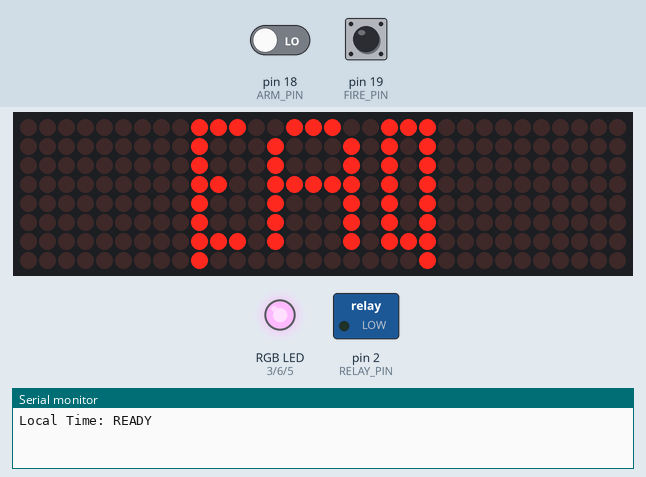
The sketch below on a simulated Arduino Nano, built with avr-gcc and run on an emulated ATmega328P. On the bench: 32×8 LED matrix, switched loads named in the sketch (green lamp = pin HIGH), an RGB LED mixed from three pins (HIGH = lit), the last lines printed to the serial monitor. The inputs (shaded band) are chosen by the test bench; at power-on: pin 18 (ARM_PIN) LOW, pin 19 (FIRE_PIN) HIGH.

Above: at 2.21 s.
2.3 s: pin 18 (ARM_PIN) driven HIGH
At 2.46 s:
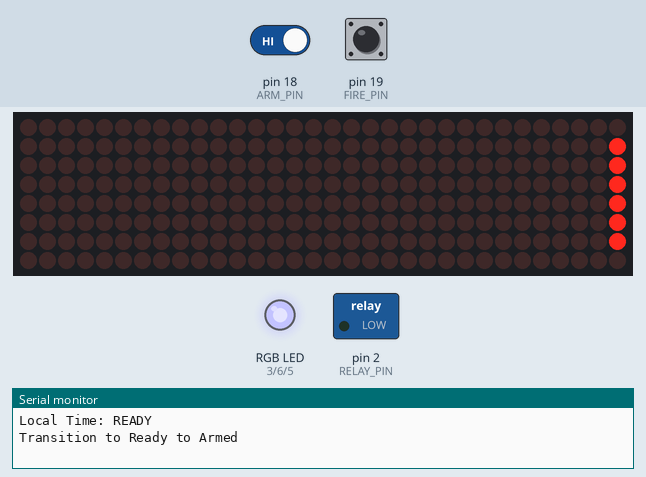
4.0 s: pin 19 (FIRE_PIN) pulled LOW for 3.2 s
At 5.93 s:
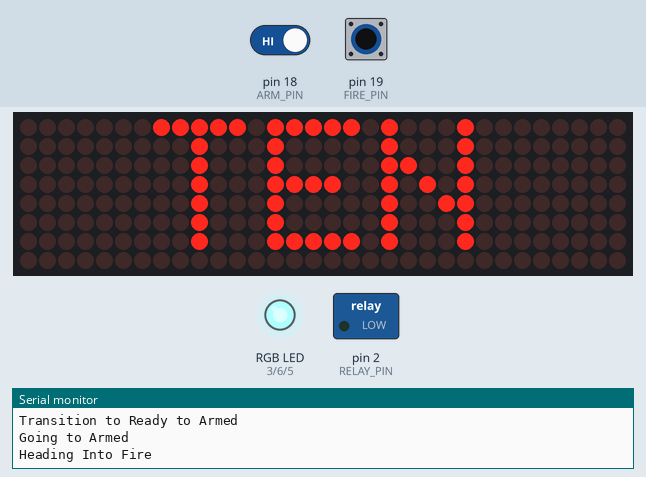
7.8 s: pin 18 (ARM_PIN) driven LOW
At 8.11 s:
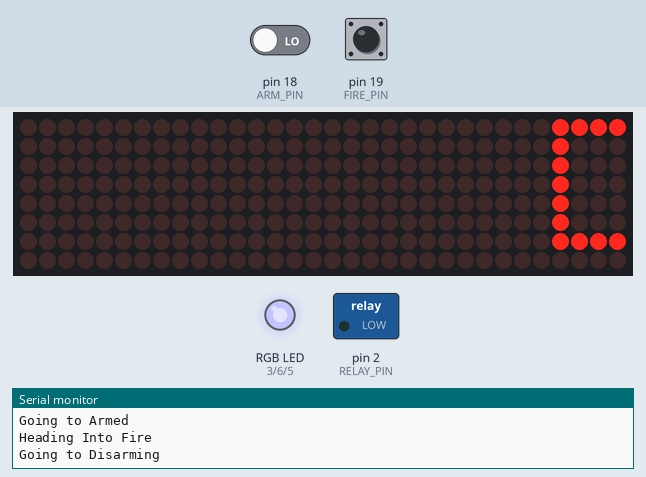
Timing chart, 0 to 13.4 s (numbered marks = the images above; inputs shaded):
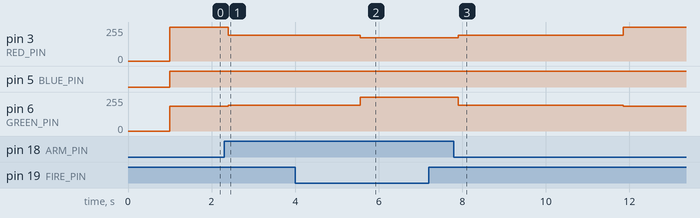

The sketch:

modelRocketController.ino
```cpp
/*
 Name:		modelRocketController.ino
 Created:	9/2/2018 4:59:36 PM
 Author:	mvirdone

*/

/************************/
// Program Flow
// 1) Startup - Display Ready on the LEDs
// 2)

/************************/

// Design uses a 4x8x8 LED array using the MAX7219 I/O expander (e.g. https://www.amazon.com/gp/product/B01EJ1AFW8/)
// Downloaded on 8/29/18 from: https://github.com/MajicDesigns/MD_MAX72XX
#include <MD_MAX72xx.h>
#include <SPI.h>

// New update for scrolling text - old version was static
#include <MD_Parola.h>
// Example: https://github.com/MajicDesigns/MD_Parola/blob/master/examples/Parola_Scrolling_ESP8266/Parola_Scrolling_ESP8266.ino
// Master: https://github.com/MajicDesigns/MD_Parola


// Code from an example at: https://github.com/MajicDesigns/MD_MAX72XX/blob/master/examples/MD_MAX72xx_PrintText/MD_MAX72xx_PrintText.ino

// Global message buffers shared by Wifi and Scrolling functions
#define BUF_SIZE  512
char curMessage[BUF_SIZE];
char newMessage[BUF_SIZE];
bool newMessageAvailable = false;

// Uses arduino analog write which is 0-255 for intesity
// All dimming done in software, no inline resistor for this
const int RGBYellow[] = { 60, 60, 0 };
const int RGBOff[] = { 0, 0, 0 };
const int RGBGreen[] = { 0, 70, 0 };
const int RGBRed[] = { 80, 0, 0 };

// Define I/O pins based on hardware configuration
#define RED_PIN 3
#define GREEN_PIN 6
#define BLUE_PIN 5

#define INVERT_DUTY_CYCLE

// Define the number of devices we have in the chain and the hardware interface
// NOTE: These pin numbers will probably not work with your hardware and may
// need to be adapted
#define HARDWARE_TYPE MD_MAX72XX::FC16_HW //PAROLA_HW
// Changed to FC16_HW for my amazondisplay

// #define MAX_DEVICES 8
#define MAX_DEVICES 4 // Changed from example

// Pinouts from here: https://learn.sparkfun.com/tutorials/esp8266-thing-hookup-guide/using-the-arduino-addon


//#define CLK_PIN   12 // or SCK
//#define DATA_PIN  11 // or MOSI
#define CS_PIN    10 // or SS


#define BRIGHTNESS 10


// WARNING - I connected these to the SCK/MOSI/SS pins, but really I needed HSCK/HMOSI/HSS pins!

// SPI hardware interface
// Removing instance and using MD_Parola
// MD_MAX72XX mx = MD_MAX72XX(HARDWARE_TYPE, CS_PIN, MAX_DEVICES);
// Arbitrary pins
//MD_MAX72XX mx = MD_MAX72XX(HARDWARE_TYPE, DATA_PIN, CLK_PIN, CS_PIN, MAX_DEVICES);

MD_Parola P = MD_Parola(HARDWARE_TYPE, CS_PIN, MAX_DEVICES);

uint8_t frameDelay = 50;  // default frame delay value

// Hardware Setup
// Arduino Nano w/ ATmega328P

#define HIGH_LOW 5000
#define RELAY_PIN 2
#define ARM_PIN 18
#define FIRE_PIN 19


#define DEBOUNCE_TIME_MS 100


unsigned long lastFlashTime = 0;
unsigned long startupTime = 0;

boolean displayOn = true;
boolean flashing = false;
boolean flashingInAnimate = false;

boolean doDisarmed = true;

int flash_timeout_ms = 500;

int oldSecondTime = 1000;

enum controllerState
{
	Ready,
	ReadyToArmed,
	Armed,
	Disarming,
	Countdown,
	Fire
};

controllerState currentState = Ready;


// the setup function runs once when you press reset or power the board
void setup()
{

	pinMode(RELAY_PIN, OUTPUT);
    digitalWrite(RELAY_PIN, LOW);


	pinMode(ARM_PIN, INPUT);           // set pin to input
	// digitalWrite(ARM_PIN, HIGH);       // turn on pullup resistors
    // ARM is high polarity

	pinMode(FIRE_PIN, INPUT);           // set pin to input
	digitalWrite(FIRE_PIN, HIGH);       // turn on pullup resistors

	// get the display up and running
	P.begin();
	P.displayClear();
	P.displaySuspend(false);
	P.setIntensity(BRIGHTNESS);
	P.displayScroll(curMessage, PA_CENTER, PA_CLOSING_CURSOR, frameDelay);


	// Do this the other way where I use the pre-existing global text buffer
	// Create our final formatted string
	String statusString = String("READY");
	statusString.toCharArray(curMessage, 512);

	// Print our string to the serial terminal
	Serial.begin(57600);
	Serial.print("Local Time: ");
	Serial.println(statusString);

	//P.displayText(curMessage, PA_CENTER, 0, 0, PA_PRINT, PA_NO_EFFECT);

	startupTime = millis();
	lastFlashTime = startupTime;

    // Let the startup animation finish before we jump into the loop - otherwise it interrupts the state machine
    boolean animationComplete = manageDisplay(startupTime);
    while (animationComplete)
    {
        animationComplete = manageDisplay(startupTime);
    }
    delay(1000);


	currentState = Ready;


}

// the loop function runs over and over again until power down or reset
void loop()
{

	// http://gammon.com.au/millis
	unsigned long currentTimer = millis();


	boolean toArmed = false;
	boolean toFire = false;

    // Handle the updating of the display - This will return true once a scheduled animation is complete
    boolean animationComplete = manageDisplay(currentTimer);

    // Declare variables for use inside the switch statement
    String statusString = String("");
    int secondTime = 0;


	// Handle the transition of the ARM pin
	// debounce for 10 ms
	if (digitalRead(ARM_PIN) == HIGH && currentState == Ready)
	{
		delay(DEBOUNCE_TIME_MS);

		if (digitalRead(ARM_PIN) == HIGH)
		{
			toArmed = true;
		}

	}

	// Handle the transition of the ARM pin
	// debounce for 100 ms
	if (digitalRead(FIRE_PIN) == LOW && currentState == Armed)
	{
		delay(DEBOUNCE_TIME_MS);

		if (digitalRead(FIRE_PIN) == LOW)
		{
			toFire = true;
		}

	}


    // Special case for disarming - this ignores the flow of the state machine as any disarming will break out of any step and reset the state machine

    // See if we're anywhere outside of ready - we're somewhere in the arming/firing process
    if (currentState != Ready && currentState != Disarming && animationComplete == false)
    {
        // If the pin floats low - that means we've been disarmed
        if (digitalRead(ARM_PIN) == LOW)
        {
            delay(DEBOUNCE_TIME_MS);

            if (digitalRead(ARM_PIN) == LOW)
            {
                LEDWrite(RGBYellow); // Y
                // After the debounce, scroll some text and then go into the disarming state
                statusString = String("");
                statusString.toCharArray(curMessage, 512);
                P.displayText(curMessage, PA_CENTER, 0, 0, PA_PRINT, PA_NO_EFFECT);
                P.displayAnimate();
                statusString = String("DISARMED!");
                P.displayScroll(curMessage, PA_CENTER, PA_SCROLL_LEFT, frameDelay);
                statusString.toCharArray(curMessage, 512);
                flashingInAnimate = true;
                flashing = true;
                flash_timeout_ms = 500;
                currentState = Disarming;
                Serial.println("Going to Disarming");
                animationComplete = false;

            }
        }
    }


	// Timing state machine

	// TODO
	// 1 - Create state machine where we go from:
	// READY --> ARMED --> COUNTDOWN --> FIRE (Countdown)
	// Any change from ARMED
	switch (currentState)
	{
	case Ready:
        LEDWrite(RGBGreen); // G

		if (toArmed)
		{
			currentState = ReadyToArmed;
            statusString = String("");
			statusString.toCharArray(curMessage, 512);
            P.displayText(curMessage, PA_CENTER, 0, 0, PA_PRINT, PA_NO_EFFECT);
            P.displayAnimate();
            statusString = String("ARMED");
            statusString.toCharArray(curMessage, 512);
			P.displayScroll(curMessage, PA_CENTER, PA_SCROLL_LEFT, frameDelay);
			flashingInAnimate = false;
			flashing = false;

            Serial.println("Transition to Ready to Armed");
            LEDWrite(RGBYellow); // Y
		}
		break;

	case ReadyToArmed:
		// if we're done animating, we can move to the next state
		if (animationComplete)
		{
			currentState = Armed;
            Serial.println("Going to Armed");
		}
		break;

	case Armed:


		if (toFire)
		{
			currentState = Countdown;
			startupTime = millis();
            Serial.println("Heading Into Fire");
            flashingInAnimate = true;
            flashing = true;
		}
        break;

	case Countdown:
        LEDWrite(RGBRed); // R

        // get the elapsed time in seconds
        secondTime = ((currentTimer - startupTime) / 1000);

        if (secondTime != oldSecondTime)
        {
            statusString = countdownTimerTenSecond(secondTime);
        }

        if (secondTime == 11)
        {
            currentState = Fire;
        }


        statusString.toCharArray(curMessage, 512);
        P.displayText(curMessage, PA_CENTER, 0, 0, PA_PRINT, PA_NO_EFFECT);

		break;

	case Fire:
        digitalWrite(RELAY_PIN, HIGH);
		break;

    case Disarming:
        // if we're done animating, we can move to the next state
        if (animationComplete)
        {
            currentState = Ready;
            Serial.println("Going to Ready");
            String statusString = String("READY");
            statusString.toCharArray(curMessage, 512);
            P.displayScroll(curMessage, PA_CENTER, PA_CLOSING_CURSOR, frameDelay);
            flashingInAnimate = false;
            flashing = false;
            digitalWrite(RELAY_PIN, LOW);

        }

        break;

	default:
		currentState = Ready;
        digitalWrite(RELAY_PIN, LOW);
		break;
	}


}


String countdownTimerTenSecond(int currentTime)
{
    String timerString = String("");

    // Perform the countdown timer - Ten minus the number of seconds elapsed since the start of the countdown
    switch (10 - currentTime)
    {
    case 10:
        timerString = String("TEN");
        flashing = true;
        flash_timeout_ms = 250;
        break;
    case 9:
        timerString = String("NINE");
        break;
    case 8:
        timerString = String("EIGHT");

        break;
    case 7:
        timerString = String("SEVEN");
        break;
    case 6:
        timerString = String("SIX");
        break;
    case 5:
        timerString = String("FIVE");
        flash_timeout_ms = 125;
        break;
    case 4:
        timerString = String("FOUR");
        break;
    case 3:
        timerString = String("THREE");

        break;
    case 2:
        timerString = String("TWO");
        flash_timeout_ms = 100;
        break;
    case 1:
        timerString = String("ONE");
        break;
    case 0:
    default:
        timerString = String("FIRE!!");

    }

    return timerString;
}

boolean manageDisplay(unsigned long currentTimer)
{
	// This checks to see if we're done with our animation
	boolean animationDone = P.displayAnimate();

	if (animationDone)
	{
		// If we've completed animation go to a static text
		P.displayText(curMessage, PA_CENTER, 0, 0, PA_PRINT, PA_NO_EFFECT);


		// P.displayScroll(curMessage, PA_CENTER, PA_PRINT, frameDelay);
		// P.displayReset();  // Reset and display it again
	}

	// See if we're supposed to be flashing, and the animation is done, and we hit the timeout
	if ((currentTimer - lastFlashTime >= flash_timeout_ms) && flashing && (flashingInAnimate || animationDone))
	{
		lastFlashTime = currentTimer;

		if (displayOn)
		{
			displayOn = false;
			P.displayShutdown(true);
		}
		else
		{
			displayOn = true;
			P.displayShutdown(false);
		}

	}

	return animationDone;

}

void LEDWrite(const int colors[3])
{
#ifdef INVERT_DUTY_CYCLE
    analogWrite(RED_PIN, 255 - colors[0]);
    analogWrite(GREEN_PIN, 255 - colors[1]);
    analogWrite(BLUE_PIN, 255 - colors[2]);
#endif // INVERT_DUTY_CYCLE

    // Don't invert
#ifndef INVERT_DUTY_CYCLE
    analogWrite(RED_PIN, colors[0]);
    analogWrite(GREEN_PIN, colors[1]);
    analogWrite(BLUE_PIN, colors[2]);
#endif // !INVERT_DUTY_CYCLE

}
```

Measured:
- after the input at 2.3 s, pin 3 (RED_PIN): 255/255 → 195/255 after 0.10 s; pin 6 (GREEN_PIN): 185/255 → 195/255 after 0.10 s; the display: first changes after 0.10 s (image 1 shows a later state)
- after the input at 4.0 s, pin 3 (RED_PIN): 195/255 → 175/255 after 1.6 s; pin 6 (GREEN_PIN): 195/255 → 255/255 after 1.6 s; the display: first differs from a run without the input after 1.6 s (image 2 shows a later state)
- after the input at 7.8 s, pin 2 (RELAY_PIN): stays LOW (without the input it goes to HIGH after 8.8 s); pin 3 (RED_PIN): 175/255 → 195/255 after 0.10 s, → 255/255 4.0 s later; pin 6 (GREEN_PIN): 255/255 → 195/255 after 0.10 s, → 185/255 4.0 s later
